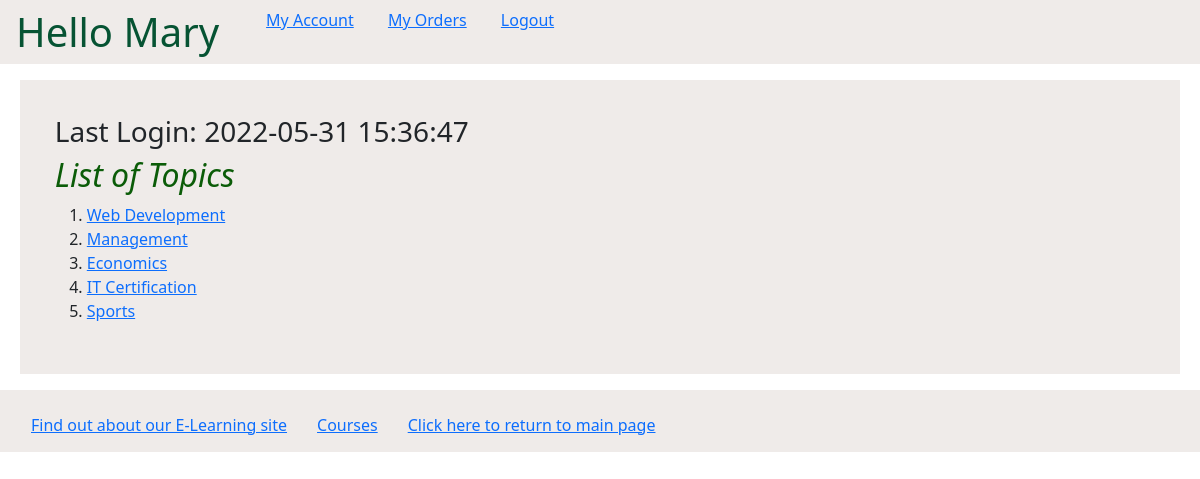
Page /myapp/index/ (signed in) on the committed database.
### myapp/models.py (models this page shows, shortened)
class Topic(models.Model):
    name = models.CharField(max_length=200)
    category = models.CharField(max_length=200)

### myapp/views.py (the view)
# urls.py: path(r'index/', views.index, name='index'),
@login_required
def index(request):
    student_exist = Student.objects.filter(username=request.user.username).count()
    print(student_exist,"suuuuuuuuuuu")
    top_list = Topic.objects.all().order_by('id')[:10]
    if 'last_login' in request.session:
        last_login = request.session['last_login']
    else:
        request.session.flush()
        last_login = 'Your last login was more than one hour ago'
    return render(request, 'myapp/index.html', {'top_list': top_list, 'last_login': last_login, 'student_exist': student_exist})

### templates/myapp/index.html (shortened to what this page needs)
{% extends 'myapp/base.html' %}
{% block body_block %}
    <div style="background-color: #efebe9; padding: 3%;">
<h3>Last Login: {{ last_login }} </h3>
    {% if top_list %}
    <h2>List of Topics</h2>
    <ol>
      {% for top in top_list %}
      <li><a href="{% url 'myapp:detail' top.pk %}">{{ top.name}}</a></li>
      {% endfor %}
    </ol>
    {% else %}
    <strong>There are no available topics!</strong>
    {% endif %}
    </div>
{% endblock %}

### templates/myapp/base.html (shortened to what this page needs)
<!DOCTYPE html>
{% load static %}
<html>
  <head>
    <link
      rel="stylesheet"
      type="text/css"
      href="{% static 'myapp/style.css' %}"
    />
  <link href="https://cdn.jsdelivr.net/npm/bootstrap@5.2.0/dist/css/bootstrap.min.css" rel="stylesheet">
  </head>
  <body>
    <nav class="navbar navbar-light navbar-expand-lg px-3 pb-0" style="background-color: #efebe9;">
          <div class="collapse navbar-collapse" id="navbarNav">
          <ul class="navbar-nav">
               <li class="nav-item active" style="font-weight: bold">
          <h1 style="    text-align: center;">{% block myhdg %}Hello {{ request.user.first_name }}{% endblock %}</h1>
               </li>
        {% if request.user.is_authenticated %}
            <ul>
             <li class="hbar1 "><a href = "{% url 'myapp:myaccount' %}">My Account</a></li>
            <li class="hbar1"><a href = "{% url 'myapp:myorders' %}">My Orders</a></li>
            <li class="hbar1"><a href = "{% url 'myapp:user_logout' %}">Logout</a></li>
            </ul>
      {% else %}
            <div>
                <li class="hbar1"><a href = "{% url 'myapp:user_login' %}">Login</a></li>
            <li class="hbar1"><a href = "{% url 'myapp:registerstudent' %}">Register</a></li>
            </div>
      {% endif %}
          </ul>
          </div></nav>
    <div class="lg-3 md-5 sm-6 mx-1 p-3">{% block body_block %}*** {% endblock %}</div>
{% if request.user.is_authenticated %}
    <div><nav class="navbar navbar-light navbar-expand-lg px-3 pb-0" style="background-color: #efebe9;">
        <div class="collapse navbar-collapse" id="navbarNav">
        <ul class="navbar-nav">
        <li class="hbar1">
          <a href="/myapp/about/">Find out about our E-Learning site</a>
        </li>
          <li class="hbar1">
          <a href="{% url 'myapp:courses' %}">Courses</a>
        </li>
        <li class="hbar1">
          <a href="{% url 'myapp:index' %}">Click here to return to main page</a
          ><br />
        </li>
      </ul>
        </div></nav>
    </div>
  {% endif %}
  </body>
</html>

### myapp/static/myapp/style.css (style rules this page uses)
.hbar1 { display:inline; margin:15px; }
body { background-color: rgb(167, 193, 182); color: rgb(86 27 139); }
h1 { font-size:50px; color:#065333; font-style:normal; }
h2 { font-size:20px; color:rgb(11, 92, 8); font-style:italic; }

### rows in the picture
Topic: name "Web Development"
Topic: name "Management"
Topic: name "Economics"
Topic: name "IT Certification"
Topic: name "Sports"

### other values in the picture
{{ request.user.first_name }} "Mary"
{{ last_login }} "2022-05-31 15:36:47"
